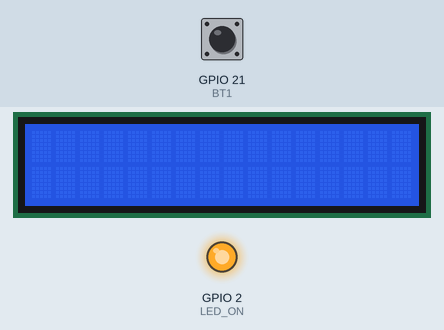
This program was run on a simulated Raspberry Pi (BCM pin numbers). Shown: 16×2 character LCD, output pins drawn as LEDs (lit = HIGH). The inputs (shaded band) are chosen by the test bench; at power-on: GPIO 21 (BT1) HIGH. Pins used as bus, display or sensor lines are not drawn.

Above: at 3.2 s.
3.3 s: GPIO 21 (BT1) pulled LOW for 0.65 s
At 6.5 s:
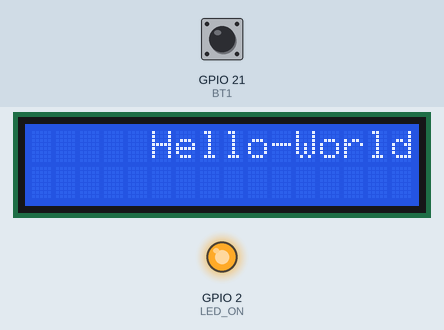
7.0 s: GPIO 21 (BT1) pulled LOW for 0.65 s
At 10.3 s:
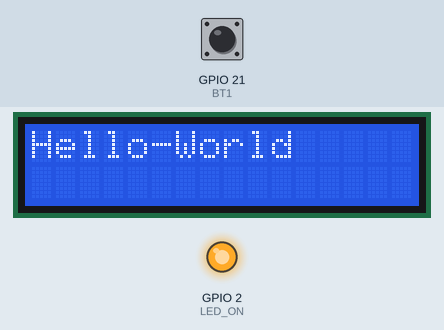
10.7 s: GPIO 21 (BT1) pulled LOW for 3.2 s
At 11.7 s:
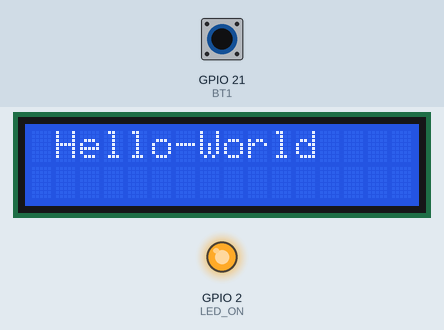
15.4 s: GPIO 21 (BT1) pulled LOW for 1 s
At 16.8 s:
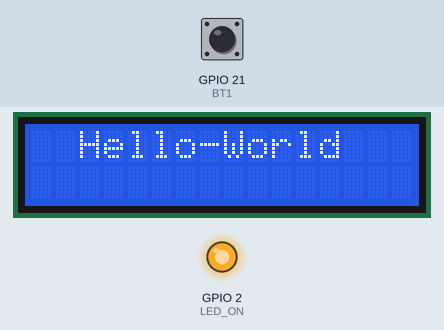
Timing chart, 0 to 18.4 s (numbered marks = the images above; inputs shaded):
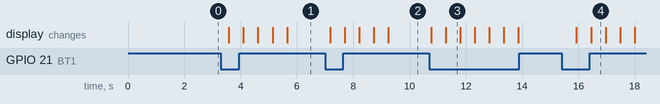

Measured:
- after the input at 3.3 s, the display: first changes after 0.28 s (image 1 shows a later state)
- after the input at 7.0 s, the display: first changes after 0.18 s (image 2 shows a later state)
- after the input at 10.7 s, the display: first changes after 0.07 s (image 3 shows a later state)
- after the input at 15.4 s, the display: first changes after 0.53 s (image 4 shows a later state)
- what the display in image 3 shows lasts 0.5 s, from 11.3 s to 11.8 s

The program:

Bai2_2.py
```python
# import
import RPi.GPIO as GPIO
import time
# Define GPIO to LCD mapping
LCD_RS = 23
LCD_E = 27
LCD_D4 = 18
LCD_D5 = 17
LCD_D6 = 14
LCD_D7 = 3
LED_ON = 2
# Define some device constants
LCD_WIDTH = 16  # Max char
LCD_CHR = True
LCD_CMD = False

LCD_LINE_1 = 0x80  # 1 LCD RAM add
LCD_LINE_2 = 0xC0  # 2 LCD RAM add
# Timing constants
E_PULSE = 0.00005
E_DELAY = 0.00005
BT1 = 21


def lcd_init():
    GPIO.setmode(GPIO.BCM)
    GPIO.setwarnings(False)
    GPIO.setup(LCD_E, GPIO.OUT)
    GPIO.setup(LCD_RS, GPIO.OUT)
    GPIO.setup(LCD_D4, GPIO.OUT)
    GPIO.setup(LCD_D5, GPIO.OUT)
    GPIO.setup(LCD_D6, GPIO.OUT)
    GPIO.setup(LCD_D7, GPIO.OUT)
    GPIO.setup(LED_ON, GPIO.OUT)
    # Initialise display
    lcd_byte(0x33, LCD_CMD)
    lcd_byte(0x32, LCD_CMD)
    lcd_byte(0x28, LCD_CMD)
    lcd_byte(0x0C, LCD_CMD)
    lcd_byte(0x06, LCD_CMD)
    lcd_byte(0x01, LCD_CMD)


def lcd_string(message, position, line):
    message = message.rjust(len(message) + position)
    if line == 1:
        lcd_byte(LCD_LINE_1, False)
    else:
        lcd_byte(LCD_LINE_2, False)
    for i in range(len(message)):
        lcd_byte(ord(message[i]), LCD_CHR)


def lcd_clear():
    lcd_string("                 ", 0, 1)
    lcd_string("                 ", 0, 2)


def lcd_byte(bits, mode):
    # Send byte to data pins
    # bits = data
    # mode = True for character
    #       False for command
    GPIO.output(LCD_RS, mode)  # RS
    # High bits
    GPIO.output(LCD_D4, False)
    GPIO.output(LCD_D5, False)
    GPIO.output(LCD_D6, False)
    GPIO.output(LCD_D7, False)
    if bits & 0x10 == 0x10:
        GPIO.output(LCD_D4, True)
    if bits & 0x20 == 0x20:
        GPIO.output(LCD_D5, True)
    if bits & 0x40 == 0x40:
        GPIO.output(LCD_D6, True)
    if bits & 0x80 == 0x80:
        GPIO.output(LCD_D7, True)
    # Toggle 'Enable' pin
    time.sleep(E_DELAY)
    GPIO.output(LCD_E, True)
    time.sleep(E_PULSE)
    GPIO.output(LCD_E, False)
    time.sleep(E_DELAY)
    # Low bits
    GPIO.output(LCD_D4, False)
    GPIO.output(LCD_D5, False)
    GPIO.output(LCD_D6, False)
    GPIO.output(LCD_D7, False)
    if bits & 0x01 == 0x01:
        GPIO.output(LCD_D4, True)
    if bits & 0x02 == 0x02:
        GPIO.output(LCD_D5, True)
    if bits & 0x04 == 0x04:
        GPIO.output(LCD_D6, True)
    if bits & 0x08 == 0x08:
        GPIO.output(LCD_D7, True)
    # Toggle 'Enable' pin
    time.sleep(E_DELAY)
    GPIO.output(LCD_E, True)
    time.sleep(E_PULSE)
    GPIO.output(LCD_E, False)
    time.sleep(E_DELAY)


def main():
    GPIO.setmode(GPIO.BCM)
    GPIO.setup(BT1, GPIO.IN, GPIO.PUD_UP)
    lcd_init()
    time.sleep(1)
    lcd_clear()
    GPIO.output(LED_ON, True)
    time.sleep(1)
    mode = 2
    position = 0
    while True:
        if GPIO.input(BT1) == 0:
            mode += 1
        if mode == 3:
            mode = 0
        if mode == 0 and position < 5:
            position += 1
            lcd_clear()
            lcd_string("Hello-World", position, 1)
        if mode == 1 and position > 0:
            position -= 1
            lcd_clear()
            lcd_string("Hello-World", position, 1)
        if mode == 2:
            lcd_clear()
            position = 0
        time.sleep(0.5)


main()
```
